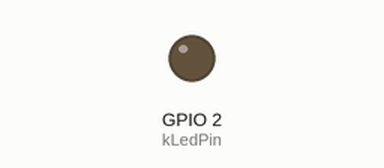
Recording of a program running on a simulated ESP32. Parts: output pins drawn as LEDs (lit = HIGH). WiFi joins after 1.5 s; servers stay silent unless stated; uploads are accepted with an empty reply; not simulated (calls return 0 or success): secrets.h; what the program prints to the serial monitor is not drawn.

Above: at 4.5 s.
Timing chart, 0 to 8.5 s (numbered marks = the images above):
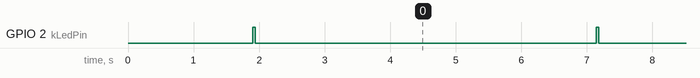

The program:

main.cpp
```cpp
// Module 05 — Project 01 — Telemetry Uplink (ESP32)
//
// Connects to Wi-Fi, then every 5 seconds POSTs a JSON heartbeat to the
// Axum server. The onboard LED flashes briefly on each successful POST.
//
// Configure SSID / password / server URL in `secrets.h` (copy from
// `secrets.h.example`).

#include <Arduino.h>
#include <ArduinoJson.h>
#include <HTTPClient.h>
#include <WiFi.h>

#include "secrets.h"

namespace {

constexpr uint8_t  kLedPin       = 2;
constexpr uint32_t kPostPeriodMs = 5000;
constexpr uint32_t kWifiRetryMs  = 500;

void wait_for_wifi() {
    Serial.printf("[wifi] connecting to %s", WIFI_SSID);
    WiFi.mode(WIFI_STA);
    WiFi.begin(WIFI_SSID, WIFI_PASSWORD);
    while (WiFi.status() != WL_CONNECTED) {
        Serial.print('.');
        delay(kWifiRetryMs);
    }
    Serial.printf("\n[wifi] connected, ip=%s rssi=%d\n",
                  WiFi.localIP().toString().c_str(), WiFi.RSSI());
}

void blink_ok() {
    digitalWrite(kLedPin, HIGH);
    delay(40);
    digitalWrite(kLedPin, LOW);
}

bool post_telemetry() {
    // Build the JSON document. 256 B is plenty for these fields.
    StaticJsonDocument<256> doc;
    doc["chip"]      = ESP.getChipModel();
    doc["rev"]       = ESP.getChipRevision();
    doc["cores"]     = ESP.getChipCores();
    doc["freq_mhz"]  = getCpuFrequencyMhz();
    doc["uptime_ms"] = millis();
    doc["rssi"]      = WiFi.RSSI();

    char body[256];
    const size_t n = serializeJson(doc, body, sizeof(body));

    HTTPClient http;
    if (!http.begin(SERVER_URL)) {
        Serial.println("[uplink] http.begin failed");
        return false;
    }
    http.addHeader("Content-Type", "application/json");
    const int code = http.POST(reinterpret_cast<uint8_t*>(body), n);
    http.end();

    Serial.printf("[uplink] POST %s -> %d\n", SERVER_URL, code);
    return code >= 200 && code < 300;
}

}  // namespace

void setup() {
    pinMode(kLedPin, OUTPUT);
    digitalWrite(kLedPin, LOW);

    Serial.begin(SERIAL_BAUD);
    delay(200);
    Serial.println("\n[boot] hands-on-robotics m05/01 telemetry-uplink");

    wait_for_wifi();
}

void loop() {
    if (WiFi.status() != WL_CONNECTED) {
        Serial.println("[wifi] dropped, reconnecting");
        wait_for_wifi();
    }
    if (post_telemetry()) {
        blink_ok();
    }
    delay(kPostPeriodMs);
}
```

Measured:
- by itself, GPIO 2 (kLedPin): alternates HIGH for 0.04 s and LOW for 5.2 s
